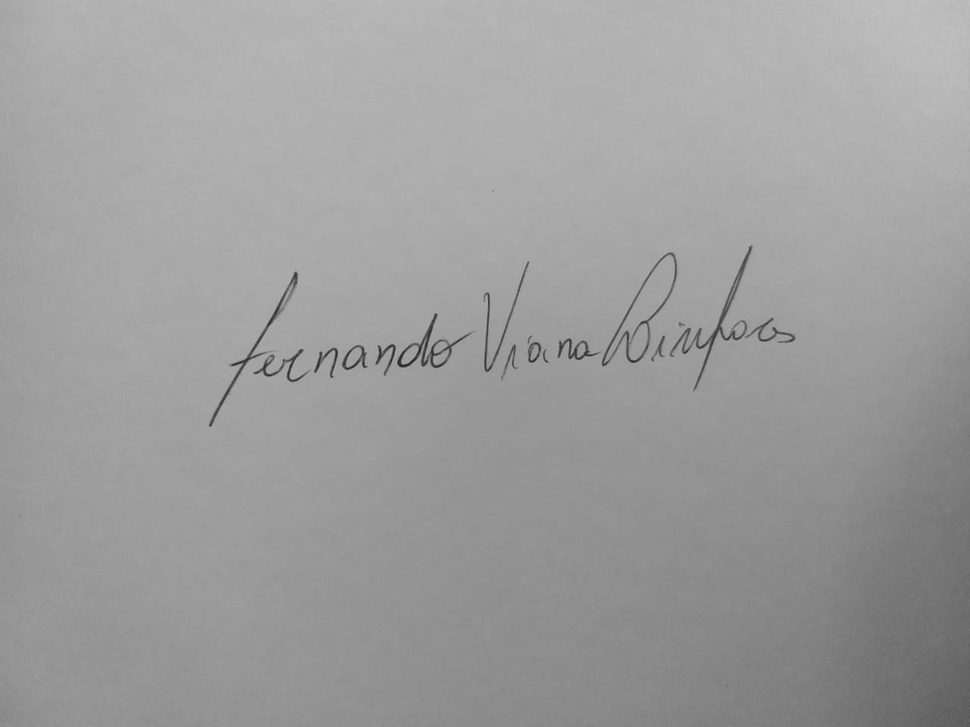
#> input picture assinaturaCinza.png, 970 x 727 px, shrunk from 1280 x 960 before the run
$ python knn.py
#> lines starting #> are read from the running program, lines starting #| are printed output that depends on the picture
import numpy as np
import cv2 as cv
import matplotlib.pyplot as plt
img1 = cv.imread('assinaturaCinza.png',cv.IMREAD_GRAYSCALE)          # queryImage
#> img1 is the input picture: shape (727, 970); min 28, max 195, mean 157.4
img2 = cv.imread('asspreta.png',cv.IMREAD_GRAYSCALE) # trainImage
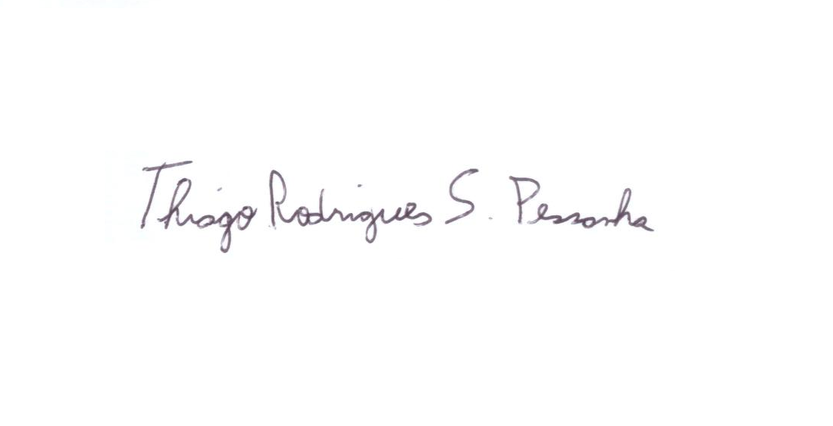
#> input picture asspreta.png, 833 x 426 px, shrunk from 1099 x 562 before the run
#> img2: shape (426, 833); min 75, max 255, mean 253.2
# Initiate SIFT detector
sift = cv.SIFT_create()
# find the keypoints and descriptors with SIFT
kp1, des1 = sift.detectAndCompute(img1,None)
#> kp1 = 309 keypoints; strongest (x, y, size): (291, 366, 2.1), (321, 353, 2), (295, 275, 3.4), (301, 351, 2.9)
kp2, des2 = sift.detectAndCompute(img2,None)
#> kp2 = 335 keypoints; strongest (x, y, size): (245, 208, 2.7), (247, 212, 3.7), (399, 210, 3.1), (184, 180, 2.8)
# BFMatcher with default params
bf = cv.BFMatcher()
matches = bf.knnMatch(des1,des2,k=2)
#> matches = 309 matches
# Apply ratio test
good = []
for m,n in matches:
    if m.distance < 0.75*n.distance:
      good.append([m])
#> after the loop, good = 33 matches

print(len(good))
#| 33
# cv.drawMatchesKnn expects list of lists as matches.
img3 = cv.drawMatchesKnn(img1,kp1,img2,kp2,good,None,flags=cv.DrawMatchesFlags_NOT_DRAW_SINGLE_POINTS)
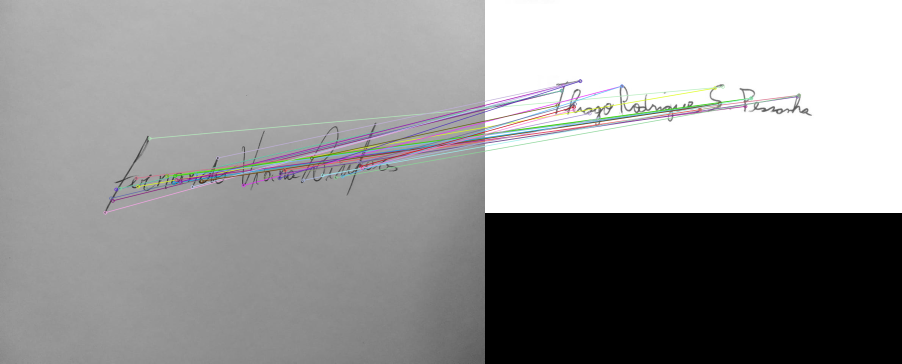
#> img3: shape (727, 1803, 3) (shown at 1/2 size); mean of channels 0, 1, 2 152.3, 152.1, 152.2; drawn as B, G, R
plt.imshow(img3),plt.show()
